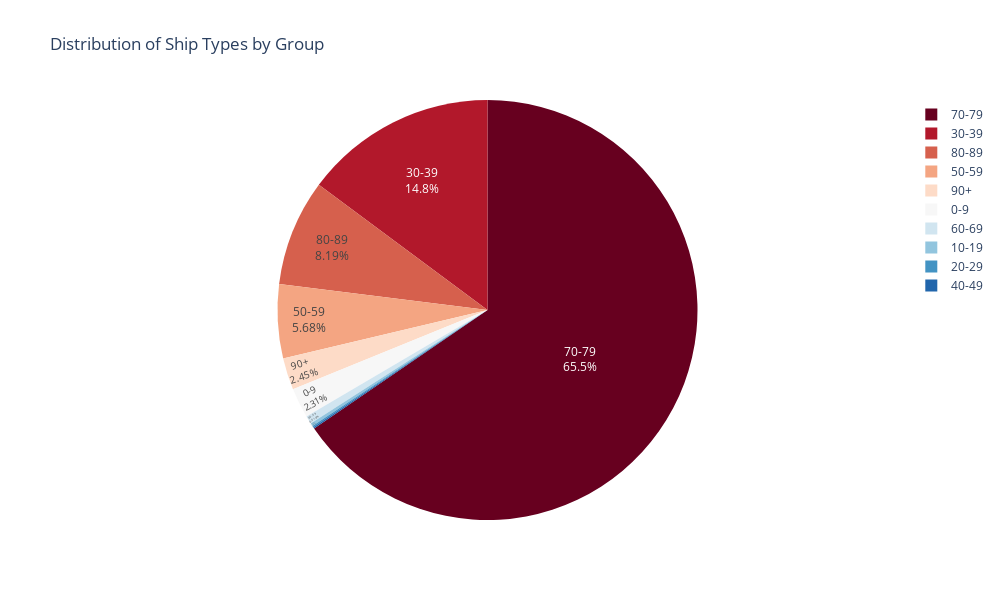

Notebook cell for this chart:
### Markdown cell above
## 2.2 Cargo List

### Code cell
ship_data = pd.read_csv(rf"C:\Users\qiu\OneDrive\文档\SISI\3沿海干散货研究\data\sisi_ShoreNet_dim_ships_static.csv")

# Define bins for ship types
bins = [0, 10, 20, 30, 40, 50, 60, 70, 80, 90, float('inf')]
labels = ['0-9', '10-19', '20-29', '30-39', '40-49', '50-59', '60-69', '70-79', '80-89', '90+']

# Bin the ship_type data
ship_data['ship_type_group'] = pd.cut(ship_data['ship_type'], bins=bins, labels=labels, right=False)

# Calculate the count for each group
group_counts = ship_data['ship_type_group'].value_counts().sort_index()

# Prepare data for pie chart
pie_data = pd.DataFrame({'ship_type_group': group_counts.index, 'count': group_counts.values})

# Create a pie chart using Plotly
fig = px.pie(
    pie_data,
    names='ship_type_group',
    values='count',
    title='Distribution of Ship Types by Group',
    color_discrete_sequence=px.colors.sequential.RdBu
)

# Add annotations for each group
fig.update_traces(textposition='inside', textinfo='percent+label')

# Adjust layout
fig.update_layout(
    height=600,
    width=1000
)

fig.show()

### Figure 1 — Plotly figure (JSON) as saved in the notebook; plotly's stock layout.template omitted (floating-point values rounded to 4 significant figures)
{"data": [{"domain": {"x": [0, 1], "y": [0, 1]}, "hovertemplate": "ship_type_group=%{label}<br>count=%{value}<extra></extra>", "labels": ["0-9", "10-19", "20-29", "30-39", "40-49", "50-59", "60-69", "70-79", "80-89", "90+"], "legendgroup": "", "name": "", "showlegend": true, "textinfo": "percent+label", "textposition": "inside", "type": "pie", "values": [243, 25, 12, 1561, 11, 597, 65, 6886, 861, 258]}], "layout": {"height": 600, "legend": {"tracegroupgap": 0}, "piecolorway": ["rgb(103,0,31)", "rgb(178,24,43)", "rgb(214,96,77)", "rgb(244,165,130)", "rgb(253,219,199)", "rgb(247,247,247)", "rgb(209,229,240)", "rgb(146,197,222)", "rgb(67,147,195)", "rgb(33,102,172)", "rgb(5,48,97)"], "title": {"text": "Distribution of Ship Types by Group"}, "width": 1000}}
